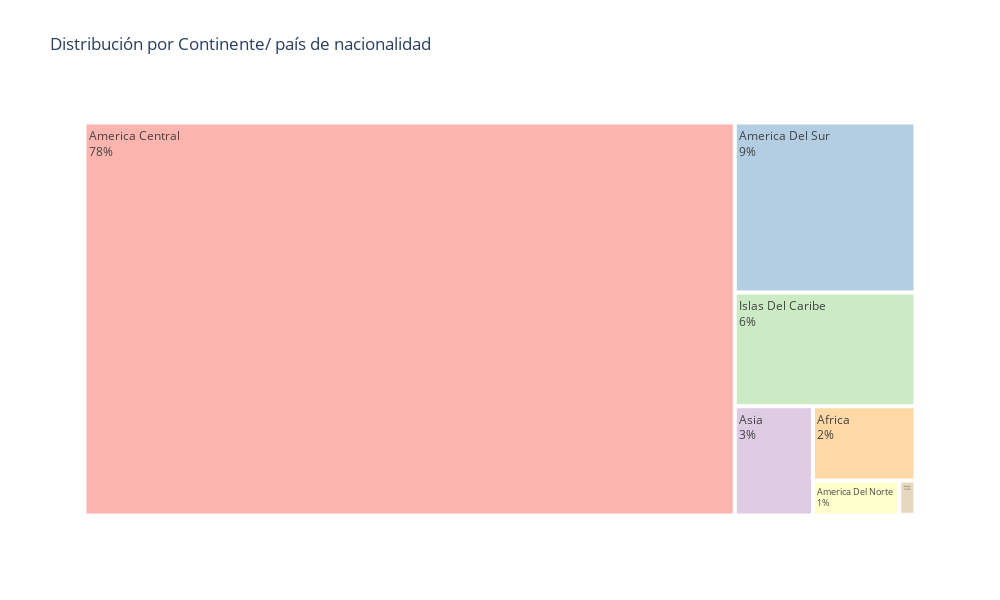

The code cell stored with this chart in its notebook:
### Markdown cell above
##### 2: subdf_regiones_total (treemap, barras horizontales)

### Code cell
import plotly.express as px

# Calcular el porcentaje del total
total_sum = subdf_regiones_total['Total'].sum()
subdf_regiones_total['Porcentaje'] = (subdf_regiones_total['Total'] / total_sum) * 100

# Crear el treemap
fig = px.treemap(subdf_regiones_total, 
                 path=['Continente/ país de nacionalidad'], 
                 values='Porcentaje',
                 title='Distribución por Continente/ país de nacionalidad',
                 color_discrete_sequence=px.colors.qualitative.Pastel1)

# Añadir porcentajes a las etiquetas
fig.data[0].textinfo = 'label+percent entry'

# Modificar el tamaño de la visualización
fig.update_layout(width=1000, height=600)

# Mostrar el gráfico
fig.show()

### Figure 1 — Plotly figure (JSON) as saved in the notebook; plotly's stock layout.template omitted (floating-point values rounded to 4 significant figures)
{"data": [{"branchvalues": "total", "domain": {"x": [0, 1], "y": [0, 1]}, "hovertemplate": "labels=%{label}<br>Porcentaje=%{value}<br>parent=%{parent}<br>id=%{id}<extra></extra>", "ids": ["Africa", "America Central", "America Del Norte", "America Del Sur", "Asia", "Europa", "Islas Del Caribe", "Oceania"], "labels": ["Africa", "America Central", "America Del Norte", "America Del Sur", "Asia", "Europa", "Islas Del Caribe", "Oceania"], "name": "", "parents": ["", "", "", "", "", "", "", ""], "textinfo": "label+percent entry", "type": "treemap", "values": [2.334, 78.25, 0.9239, 9.407, 2.617, 0.1694, 6.296, 0.003543]}], "layout": {"height": 600, "legend": {"tracegroupgap": 0}, "title": {"text": "Distribución por Continente/ país de nacionalidad"}, "treemapcolorway": ["rgb(251,180,174)", "rgb(179,205,227)", "rgb(204,235,197)", "rgb(222,203,228)", "rgb(254,217,166)", "rgb(255,255,204)", "rgb(229,216,189)", "rgb(253,218,236)", "rgb(242,242,242)"], "width": 1000}}
